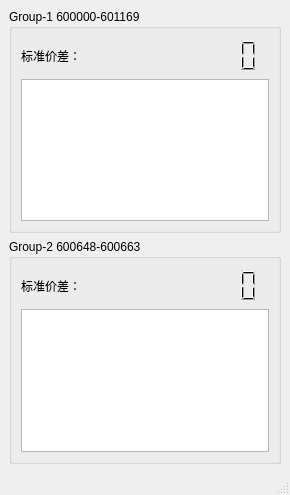
<?xml version="1.0" encoding="UTF-8"?>
<ui version="4.0">
 <class>MainWindow</class>
 <widget class="QMainWindow" name="MainWindow">
  <property name="geometry">
   <rect>
    <x>0</x>
    <y>0</y>
    <width>290</width>
    <height>495</height>
   </rect>
  </property>
  <property name="windowTitle">
   <string>MainWindow</string>
  </property>
  <widget class="QWidget" name="centralwidget">
   <layout class="QVBoxLayout" name="verticalLayout">
    <item>
     <widget class="QGroupBox" name="groupBox">
      <property name="title">
       <string>Group-1 600000-601169</string>
      </property>
      <layout class="QVBoxLayout" name="verticalLayout_2">
       <item>
        <layout class="QHBoxLayout" name="horizontalLayout_2">
         <item>
          <widget class="QLabel" name="label">
           <property name="text">
            <string>标准价差：</string>
           </property>
          </widget>
         </item>
         <item>
          <widget class="QLCDNumber" name="lcdNumber_1">
           <property name="minimumSize">
            <size>
             <width>100</width>
             <height>35</height>
            </size>
           </property>
           <property name="lineWidth">
            <number>0</number>
           </property>
           <property name="midLineWidth">
            <number>0</number>
           </property>
           <property name="numDigits">
            <number>6</number>
           </property>
          </widget>
         </item>
        </layout>
       </item>
       <item>
        <widget class="QListWidget" name="listWidget_1"/>
       </item>
      </layout>
     </widget>
    </item>
    <item>
     <widget class="QGroupBox" name="groupBox_2">
      <property name="title">
       <string>Group-2 600648-600663</string>
      </property>
      <layout class="QVBoxLayout" name="verticalLayout_3">
       <item>
        <layout class="QHBoxLayout" name="horizontalLayout">
         <item>
          <widget class="QLabel" name="label_2">
           <property name="text">
            <string>标准价差：</string>
           </property>
          </widget>
         </item>
         <item>
          <widget class="QLCDNumber" name="lcdNumber_2">
           <property name="minimumSize">
            <size>
             <width>100</width>
             <height>35</height>
            </size>
           </property>
           <property name="lineWidth">
            <number>0</number>
           </property>
           <property name="numDigits">
            <number>6</number>
           </property>
          </widget>
         </item>
        </layout>
       </item>
       <item>
        <widget class="QListWidget" name="listWidget_2"/>
       </item>
      </layout>
     </widget>
    </item>
   </layout>
  </widget>
  <widget class="QStatusBar" name="statusbar"/>
 </widget>
 <resources/>
 <connections/>
</ui>
